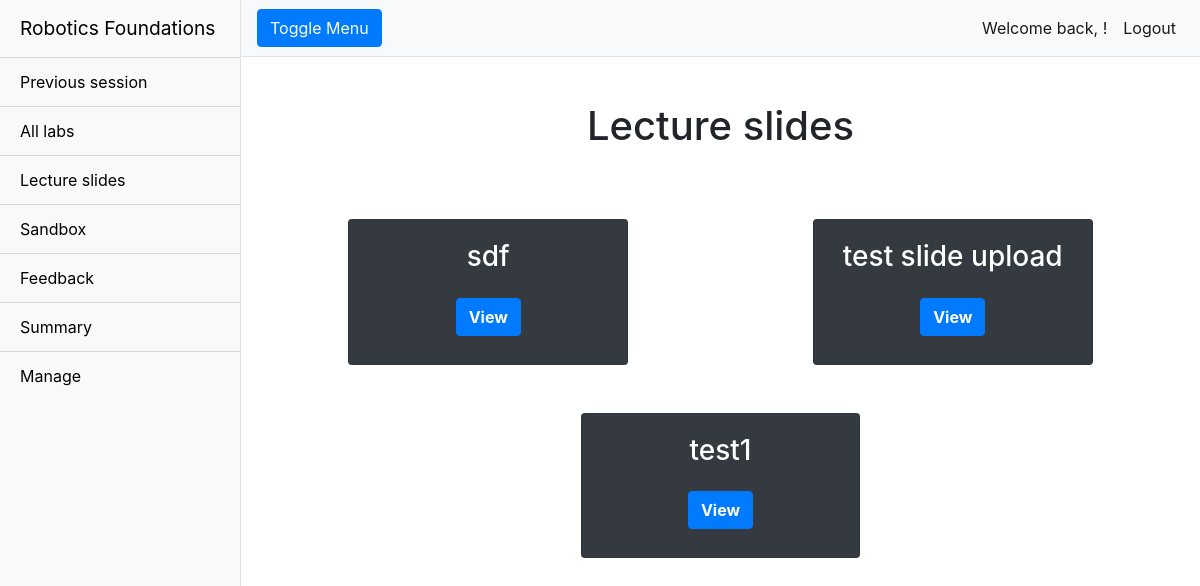
/rfwa/lectureslides/ (signed in), run on an earlier commit of the app's database.
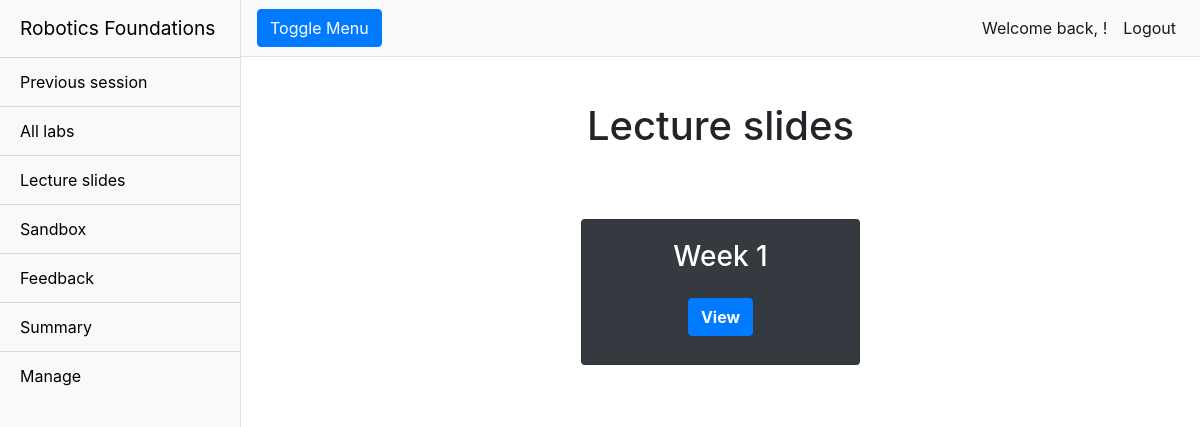
And on a later commit of the database.
### rfwa/models.py (models this page shows, shortened)
class Slide(models.Model):
    name = models.CharField(max_length = 128)
    lecture_Files = models.FileField(upload_to='slides/')
    slug = models.SlugField(primary_key = True, blank = True)

### rfwa/views.py (the view)
# urls.py: path('lectureslides/', views.lectureslides, name='lectureslides'),
def lectureslides(request):
    slides = Slide.objects.order_by('name')
    return render(request, 'rfwa/lectureslides.html', {'slides':slides})

### templates/rfwa/lectureslides.html (shortened to what this page needs)
{% extends "rfwa/base.html" %}
{% block body_block %}
<div class="container-fluid">
  <h1 class="mt-4">Lecture slides</h1>
  {% if slides %}
  <div class="container-fluid mt-5">
    {% for slide in slides %}
    {% cycle 'row' '' as row silent %}
    {% if row %}
    <div class="row justify-content-around">
      {% endif %}
      <div class="col-sm-10 col-md-10 col-lg-4 mb-5">
        <div class="card bg-dark text-white mx-auto">
          <div class="card-body text-center">
            <h3 class="card-title">{{slide.name}}</h3>
            <div class="row pb-2 justify-content-around mt-4">
              <button class="btn btn-primary font-weight-bold loadProjectButton" rel="noopener noreferrer"
                onclick=" window.open('../../media/{{slide.lecture_Files}}','_blank')">View</button>
            </div>
          </div>
        </div>
      </div>
      {% if not row %}
    </div>
    {% endif %}
    {% endfor %}
    {% else %}
    <h2 class="text-center mt-5">There are currently no projects to show.</h2>
    {% endif %}
  </div>
</div>
{% endblock %}

What changed in the data, as far as the page shows it:
removed Slide: name "sdf"
removed Slide: name "test slide upload"
removed Slide: name "test1"
added Slide: name "Week 1"
